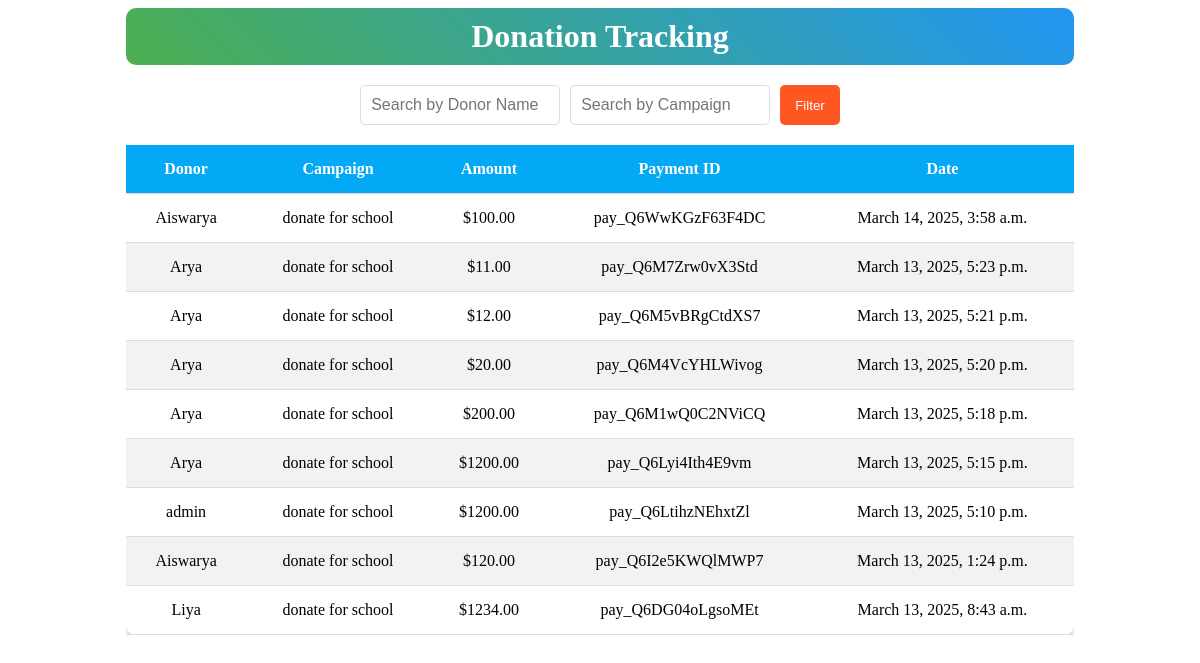
The app's page /home/donations/ (signed in), older data.
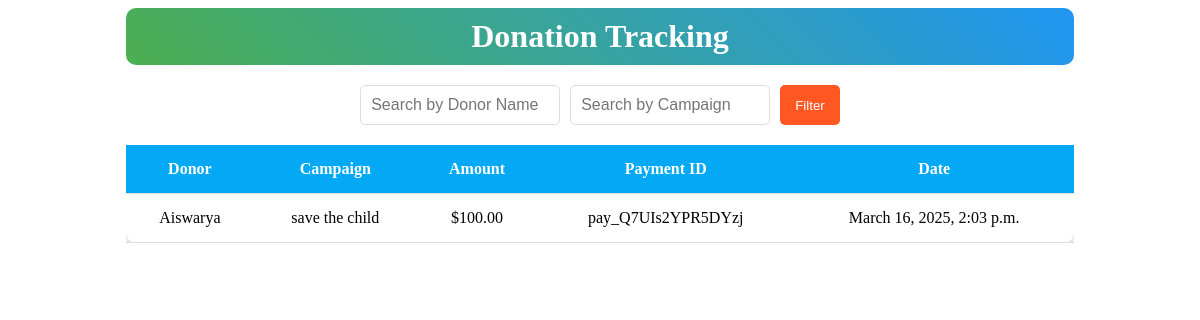
The same page, newer data.
### home/models.py (models this page shows, shortened)
class Donation(models.Model):
    user = models.ForeignKey(User, on_delete=models.CASCADE)
    campaign = models.ForeignKey('Campaign', on_delete=models.CASCADE)
    amount = models.DecimalField(max_digits=10, decimal_places=2)
    payment_id = models.CharField(max_length=100, unique=True)
    date = models.DateTimeField(auto_now_add=True)

class Campaign(models.Model):
    organization = models.ForeignKey(
        "Organization", on_delete=models.CASCADE, related_name="campaigns"
    )
    title = models.CharField(max_length=255)
    description = models.TextField()
    goal_amount = models.DecimalField(max_digits=10, decimal_places=2)
    end_date = models.DateField()
    image = models.ImageField(upload_to="campaign_images/", blank=True, null=True)
    created_by = models.ForeignKey(
        User, on_delete=models.CASCADE, related_name="campaigns", null=True, blank=True
    )  # Temporarily allow null values
    created_at = models.DateTimeField(auto_now_add=True)

### home/views.py (the view)
# urls.py: path('donations/', views.track_donations, name='track_donations'),
@staff_member_required  # Restricts access to admins only
def track_donations(request):
    donations = Donation.objects.all().order_by('-date')
    donor_name = request.GET.get('donor_name', '')
    if donor_name:
        donations = donations.filter(user__username__icontains=donor_name)
    campaign_name = request.GET.get('campaign_name', '')
    if campaign_name:
        donations = donations.filter(campaign__title__icontains=campaign_name)
    return render(request, 'track_donations.html', {'donations': donations})

### templates/track_donations.html (shortened to what this page needs)
<div class="container">
    <h2 class="title">Donation Tracking</h2>
    <form method="GET" class="filter-form">
        <input type="text" name="donor_name" placeholder="Search by Donor Name">
        <input type="text" name="campaign_name" placeholder="Search by Campaign">
        <button type="submit" class="btn">Filter</button>
    </form>
    <div class="table-container">
        <table class="donation-table">
            <thead>
                <tr>
                    <th>Donor</th>
                    <th>Campaign</th>
                    <th>Amount</th>
                    <th>Payment ID</th>
                    <th>Date</th>
                </tr>
            </thead>
            <tbody>
                {% for donation in donations %}
                <tr class="fade-in">
                    <td>{{ donation.user.username }}</td>
                    <td>{{ donation.campaign.title }}</td>
                    <td>${{ donation.amount }}</td>
                    <td>{{ donation.payment_id }}</td>
                    <td>{{ donation.date }}</td>
                </tr>
                {% empty %}
                <tr><td colspan="5">No donations found.</td></tr>
                {% endfor %}
            </tbody>
        </table>
    </div>
</div>

Row changes from the older to the newer data that the page shows:
removed Donation: user.username "Aiswarya", campaign "donate for school", amount "100.00", payment_id "pay_Q6WwKGzF63F4DC", date "March 14, 2025, 3:58 a.m."
removed Donation: user.username "Arya", campaign "donate for school", amount "11.00", payment_id "pay_Q6M7Zrw0vX3Std", date "March 13, 2025, 5:23 p.m."
removed Donation: user.username "Arya", campaign "donate for school", amount "12.00", payment_id "pay_Q6M5vBRgCtdXS7", date "March 13, 2025, 5:21 p.m."
removed Donation: user.username "Arya", campaign "donate for school", amount "20.00", payment_id "pay_Q6M4VcYHLWivog", date "March 13, 2025, 5:20 p.m."
removed Donation: user.username "Arya", campaign "donate for school", amount "200.00", payment_id "pay_Q6M1wQ0C2NViCQ", date "March 13, 2025, 5:18 p.m."
removed Donation: user.username "Arya", campaign "donate for school", amount "1200.00", payment_id "pay_Q6Lyi4Ith4E9vm", date "March 13, 2025, 5:15 p.m."
removed Donation: user.username "admin", campaign "donate for school", amount "1200.00", payment_id "pay_Q6LtihzNEhxtZl", date "March 13, 2025, 5:10 p.m."
removed Donation: user.username "Aiswarya", campaign "donate for school", amount "120.00", payment_id "pay_Q6I2e5KWQlMWP7", date "March 13, 2025, 1:24 p.m."
removed Donation: user.username "Liya", campaign "donate for school", amount "1234.00", payment_id "pay_Q6DG04oLgsoMEt", date "March 13, 2025, 8:43 a.m."
added Donation: user.username "Aiswarya", campaign "save the child", amount "100.00", payment_id "pay_Q7UIs2YPR5DYzj", date "March 16, 2025, 2:03 p.m."
